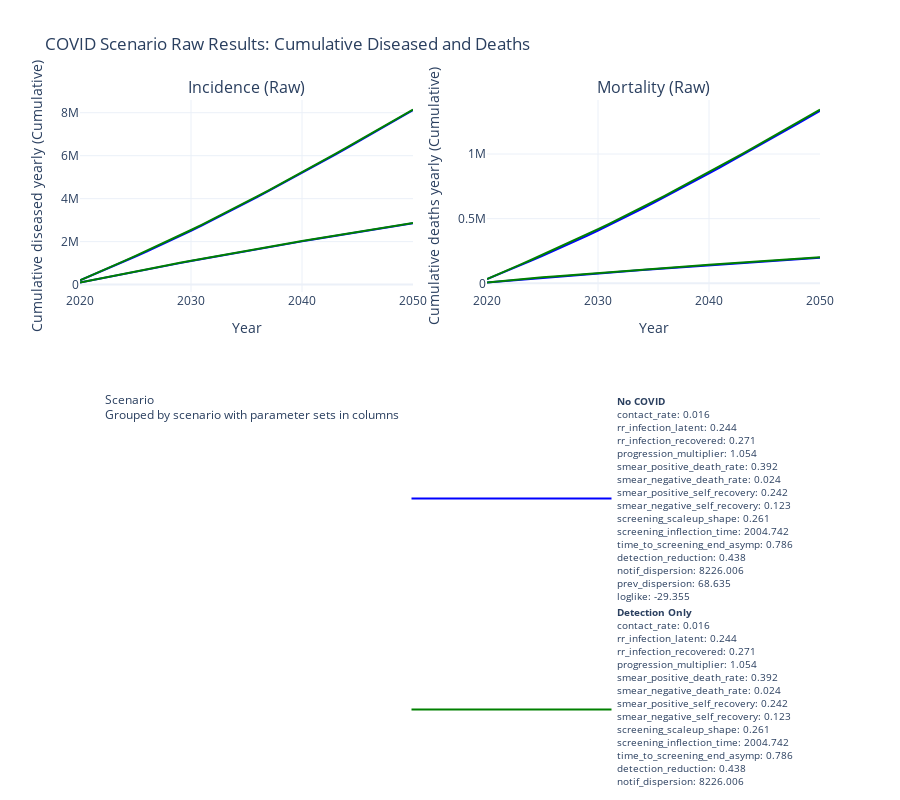

The notebook cell saved with this chart:
### Code cell
plot_cumulative(covid_diff, idata)

### Figure 1 — Plotly figure (JSON) as saved in the notebook; plotly's stock layout.template omitted (floating-point values rounded to 4 significant figures)
{"data": [{"legendgroup": "No COVID", "line": {"color": "blue", "width": 2}, "mode": "lines", "name": "<b>No COVID</b><br>contact_rate: 0.016<br>rr_infection_latent: 0.244<br>rr_infection_recovered: 0.271<br>progression_multiplier: 1.054<br>smear_positive_death_rate: 0.392<br>smear_negative_death_rate: 0.024<br>smear_positive_self_recovery: 0.242<br>smear_negative_self_recovery: 0.123<br>screening_scaleup_shape: 0.261<br>screening_inflection_time: 2004.742<br>time_to_screening_end_asymp: 0.786<br>detection_reduction: 0.438<br>notif_dispersion: 8226.006<br>prev_dispersion: 68.635<br>loglike: -29.355", "showlegend": true, "type": "scatter", "x": [2020, 2021, 2022, 2023, 2024, 2025, 2026, 2027, 2028, 2029, 2030, 2031, 2032, 2033, 2034, 2035, 2036, 2037, 2038, 2039, 2040, 2041, 2042, 2043, 2044, 2045, 2046, 2047, 2048, 2049, 2050], "xaxis": "x", "y": [103100.0, 206600.0, 308600.0, 409900.0, 511000.0, 610100.0, 708500.0, 806400.0, 902900.0, 999400.0, 1095000.0, 1190000.0, 1285000.0, 1378000.0, 1471000.0, 1563000.0, 1654000.0, 1745000.0, 1834000.0, 1923000.0, 2012000.0, 2099000.0, 2186000.0, 2272000.0, 2357000.0, 2442000.0, 2526000.0, 2609000.0, 2692000.0, 2774000.0, 2855000.0], "yaxis": "y"}, {"legendgroup": "No COVID", "line": {"color": "blue", "width": 2}, "mode": "lines", "name": "<b>No COVID</b><br>contact_rate: 0.039<br>rr_infection_latent: 0.059<br>rr_infection_recovered: 0.154<br>progression_multiplier: 0.888<br>smear_positive_death_rate: 0.394<br>smear_negative_death_rate: 0.029<br>smear_positive_self_recovery: 0.189<br>smear_negative_self_recovery: 0.184<br>screening_scaleup_shape: 0.373<br>screening_inflection_time: 1996.011<br>time_to_screening_end_asymp: 2.702<br>detection_reduction: 0.336<br>notif_dispersion: 5781.051<br>prev_dispersion: 37.151<br>loglike: -28.301", "showlegend": false, "type": "scatter", "x": [2020, 2021, 2022, 2023, 2024, 2025, 2026, 2027, 2028, 2029, 2030, 2031, 2032, 2033, 2034, 2035, 2036, 2037, 2038, 2039, 2040, 2041, 2042, 2043, 2044, 2045, 2046, 2047, 2048, 2049, 2050], "xaxis": "x", "y": [202700.0, 417700.0, 632900.0, 853600.0, 1082000.0, 1307000.0, 1538000.0, 1774000.0, 2010000.0, 2255000.0, 2506000.0, 2760000.0, 3018000.0, 3280000.0, 3545000.0, 3812000.0, 4083000.0, 4358000.0, 4635000.0, 4915000.0, 5197000.0, 5480000.0, 5766000.0, 6054000.0, 6343000.0, 6635000.0, 6929000.0, 7225000.0, 7522000.0, 7821000.0, 8122000.0], "yaxis": "y"}, {"legendgroup": "Detection Only", "line": {"color": "green", "width": 2}, "mode": "lines", "name": "<b>Detection Only</b><br>contact_rate: 0.016<br>rr_infection_latent: 0.244<br>rr_infection_recovered: 0.271<br>progression_multiplier: 1.054<br>smear_positive_death_rate: 0.392<br>smear_negative_death_rate: 0.024<br>smear_positive_self_recovery: 0.242<br>smear_negative_self_recovery: 0.123<br>screening_scaleup_shape: 0.261<br>screening_inflection_time: 2004.742<br>time_to_screening_end_asymp: 0.786<br>detection_reduction: 0.438<br>notif_dispersion: 8226.006<br>prev_dispersion: 68.635<br>loglike: -29.355", "showlegend": true, "type": "scatter", "x": [2020, 2021, 2022, 2023, 2024, 2025, 2026, 2027, 2028, 2029, 2030, 2031, 2032, 2033, 2034, 2035, 2036, 2037, 2038, 2039, 2040, 2041, 2042, 2043, 2044, 2045, 2046, 2047, 2048, 2049, 2050], "xaxis": "x", "y": [103100.0, 209000.0, 316400.0, 420400.0, 522800.0, 622700.0, 721600.0, 819900.0, 916600.0, 1013000.0, 1109000.0, 1205000.0, 1299000.0, 1393000.0, 1486000.0, 1578000.0, 1669000.0, 1760000.0, 1850000.0, 1939000.0, 2027000.0, 2115000.0, 2202000.0, 2288000.0, 2373000.0, 2458000.0, 2542000.0, 2626000.0, 2709000.0, 2791000.0, 2872000.0], "yaxis": "y"}, {"legendgroup": "Detection Only", "line": {"color": "green", "width": 2}, "mode": "lines", "name": "<b>Detection Only</b><br>contact_rate: 0.039<br>rr_infection_latent: 0.059<br>rr_infection_recovered: 0.154<br>progression_multiplier: 0.888<br>smear_positive_death_rate: 0.394<br>smear_negative_death_rate: 0.029<br>smear_positive_self_recovery: 0.189<br>smear_negative_self_recovery: 0.184<br>screening_scaleup_shape: 0.373<br>screening_inflection_time: 1996.011<br>time_to_screening_end_asymp: 2.702<br>detection_reduction: 0.336<br>notif_dispersion: 5781.051<br>prev_dispersion: 37.151<br>loglike: -28.301", "showlegend": false, "type": "scatter", "x": [2020, 2021, 2022, 2023, 2024, 2025, 2026, 2027, 2028, 2029, 2030, 2031, 2032, 2033, 2034, 2035, 2036, 2037, 2038, 2039, 2040, 2041, 2042, 2043, 2044, 2045, 2046, 2047, 2048, 2049, 2050], "xaxis": "x", "y": [202700.0, 420800.0, 644800.0, 872200.0, 1106000.0, 1335000.0, 1568000.0, 1807000.0, 2044000.0, 2290000.0, 2541000.0, 2796000.0, 3054000.0, 3315000.0, 3579000.0, 3846000.0, 4117000.0, 4391000.0, 4667000.0, 4946000.0, 5227000.0, 5509000.0, 5794000.0, 6081000.0, 6370000.0, 6661000.0, 6955000.0, 7250000.0, 7547000.0, 7845000.0, 8145000.0], "yaxis": "y"}, {"legendgroup": "No COVID", "line": {"color": "blue", "width": 2}, "mode": "lines", "name": "<b>No COVID</b><br>contact_rate: 0.017<br>rr_infection_latent: 0.23<br>rr_infection_recovered: 0.201<br>progression_multiplier: 1.197<br>smear_positive_death_rate: 0.387<br>smear_negative_death_rate: 0.027<br>smear_positive_self_recovery: 0.25<br>smear_negative_self_recovery: 0.13<br>screening_scaleup_shape: 0.162<br>screening_inflection_time: 2003.896<br>time_to_screening_end_asymp: 0.612<br>detection_reduction: 0.492<br>notif_dispersion: 5741.993<br>prev_dispersion: 68.634<br>loglike: -28.834", "showlegend": true, "type": "scatter", "x": [2020, 2021, 2022, 2023, 2024, 2025, 2026, 2027, 2028, 2029, 2030, 2031, 2032, 2033, 2034, 2035, 2036, 2037, 2038, 2039, 2040, 2041, 2042, 2043, 2044, 2045, 2046, 2047, 2048, 2049, 2050], "xaxis": "x2", "y": [7279.0, 14490.0, 21690.0, 28780.0, 35830.0, 42800.0, 49670.0, 56490.0, 63230.0, 69920.0, 76580.0, 83180.0, 89730.0, 96210.0, 102600.0, 109000.0, 115300.0, 121600.0, 127800.0, 133900.0, 140000.0, 146000.0, 152000.0, 157900.0, 163800.0, 169600.0, 175400.0, 181100.0, 186700.0, 192300.0, 197900.0], "yaxis": "y2"}, {"legendgroup": "No COVID", "line": {"color": "blue", "width": 2}, "mode": "lines", "name": "<b>No COVID</b><br>contact_rate: 0.039<br>rr_infection_latent: 0.059<br>rr_infection_recovered: 0.154<br>progression_multiplier: 0.888<br>smear_positive_death_rate: 0.394<br>smear_negative_death_rate: 0.029<br>smear_positive_self_recovery: 0.189<br>smear_negative_self_recovery: 0.184<br>screening_scaleup_shape: 0.373<br>screening_inflection_time: 1996.011<br>time_to_screening_end_asymp: 2.702<br>detection_reduction: 0.336<br>notif_dispersion: 5781.051<br>prev_dispersion: 37.151<br>loglike: -28.301", "showlegend": false, "type": "scatter", "x": [2020, 2021, 2022, 2023, 2024, 2025, 2026, 2027, 2028, 2029, 2030, 2031, 2032, 2033, 2034, 2035, 2036, 2037, 2038, 2039, 2040, 2041, 2042, 2043, 2044, 2045, 2046, 2047, 2048, 2049, 2050], "xaxis": "x2", "y": [33510.0, 67530.0, 103000.0, 138800.0, 175600.0, 213000.0, 250700.0, 289100.0, 328100.0, 367700.0, 408200.0, 449600.0, 491800.0, 534600.0, 578100.0, 622000.0, 666600.0, 711700.0, 757300.0, 803500.0, 850000.0, 896900.0, 944200.0, 991900.0, 1040000.0, 1088000.0, 1137000.0, 1186000.0, 1235000.0, 1285000.0, 1335000.0], "yaxis": "y2"}, {"legendgroup": "Detection Only", "line": {"color": "green", "width": 2}, "mode": "lines", "name": "<b>Detection Only</b><br>contact_rate: 0.017<br>rr_infection_latent: 0.23<br>rr_infection_recovered: 0.201<br>progression_multiplier: 1.197<br>smear_positive_death_rate: 0.387<br>smear_negative_death_rate: 0.027<br>smear_positive_self_recovery: 0.25<br>smear_negative_self_recovery: 0.13<br>screening_scaleup_shape: 0.162<br>screening_inflection_time: 2003.896<br>time_to_screening_end_asymp: 0.612<br>detection_reduction: 0.492<br>notif_dispersion: 5741.993<br>prev_dispersion: 68.634<br>loglike: -28.834", "showlegend": true, "type": "scatter", "x": [2020, 2021, 2022, 2023, 2024, 2025, 2026, 2027, 2028, 2029, 2030, 2031, 2032, 2033, 2034, 2035, 2036, 2037, 2038, 2039, 2040, 2041, 2042, 2043, 2044, 2045, 2046, 2047, 2048, 2049, 2050], "xaxis": "x2", "y": [7280.0, 16180.0, 24980.0, 32530.0, 39770.0, 46840.0, 53770.0, 60620.0, 67400.0, 74110.0, 80790.0, 87410.0, 93970.0, 100500.0, 106900.0, 113300.0, 119600.0, 125900.0, 132100.0, 138200.0, 144300.0, 150400.0, 156400.0, 162300.0, 168200.0, 174000.0, 179800.0, 185500.0, 191200.0, 196800.0, 202400.0], "yaxis": "y2"}, {"legendgroup": "Detection Only", "line": {"color": "green", "width": 2}, "mode": "lines", "name": "<b>Detection Only</b><br>contact_rate: 0.039<br>rr_infection_latent: 0.059<br>rr_infection_recovered: 0.154<br>progression_multiplier: 0.888<br>smear_positive_death_rate: 0.394<br>smear_negative_death_rate: 0.029<br>smear_positive_self_recovery: 0.189<br>smear_negative_self_recovery: 0.184<br>screening_scaleup_shape: 0.373<br>screening_inflection_time: 1996.011<br>time_to_screening_end_asymp: 2.702<br>detection_reduction: 0.336<br>notif_dispersion: 5781.051<br>prev_dispersion: 37.151<br>loglike: -28.301", "showlegend": false, "type": "scatter", "x": [2020, 2021, 2022, 2023, 2024, 2025, 2026, 2027, 2028, 2029, 2030, 2031, 2032, 2033, 2034, 2035, 2036, 2037, 2038, 2039, 2040, 2041, 2042, 2043, 2044, 2045, 2046, 2047, 2048, 2049, 2050], "xaxis": "x2", "y": [33510.0, 68980.0, 106900.0, 144500.0, 182600.0, 221000.0, 259500.0, 298500.0, 338000.0, 377800.0, 418600.0, 460200.0, 502500.0, 545300.0, 588700.0, 632700.0, 677100.0, 722100.0, 767600.0, 813600.0, 860000.0, 906800.0, 954000.0, 1001000.0, 1049000.0, 1098000.0, 1146000.0, 1195000.0, 1244000.0, 1294000.0, 1344000.0], "yaxis": "y2"}], "layout": {"annotations": [{"font": {"size": 16}, "showarrow": false, "text": "Incidence (Raw)", "x": 0.225, "xanchor": "center", "xref": "paper", "y": 1, "yanchor": "bottom", "yref": "paper"}, {"font": {"size": 16}, "showarrow": false, "text": "Mortality (Raw)", "x": 0.775, "xanchor": "center", "xref": "paper", "y": 1, "yanchor": "bottom", "yref": "paper"}], "height": 800, "legend": {"font": {"size": 10}, "itemwidth": 200, "orientation": "h", "title": {"text": "Scenario<br><span style='font-size:12px'>Grouped by scenario with parameter sets in columns</span>"}, "traceorder": "normal", "x": 0.5, "xanchor": "center", "y": -0.5}, "showlegend": true, "title": {"text": "COVID Scenario Raw Results: Cumulative Diseased and Deaths"}, "xaxis": {"anchor": "y", "domain": [0, 0.45], "title": {"text": "Year"}}, "xaxis2": {"anchor": "y2", "domain": [0.55, 1], "title": {"text": "Year"}}, "yaxis": {"anchor": "x", "domain": [0, 1], "title": {"text": "Cumulative diseased yearly (Cumulative)"}}, "yaxis2": {"anchor": "x2", "domain": [0, 1], "title": {"text": "Cumulative deaths yearly (Cumulative)"}}}}
